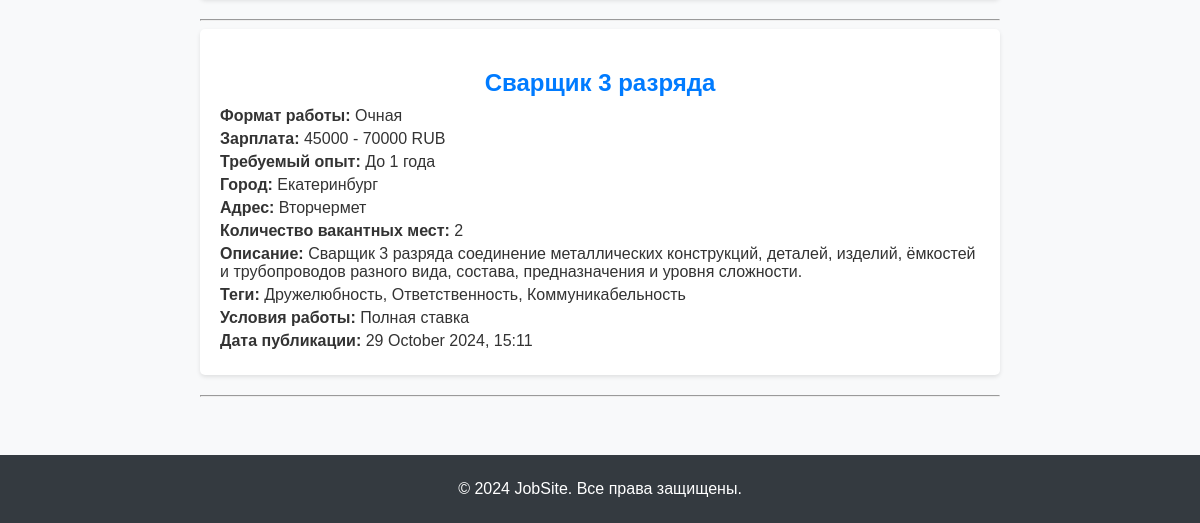
Page /test/vacancies/ (signed in, lower part) on the earlier database version.
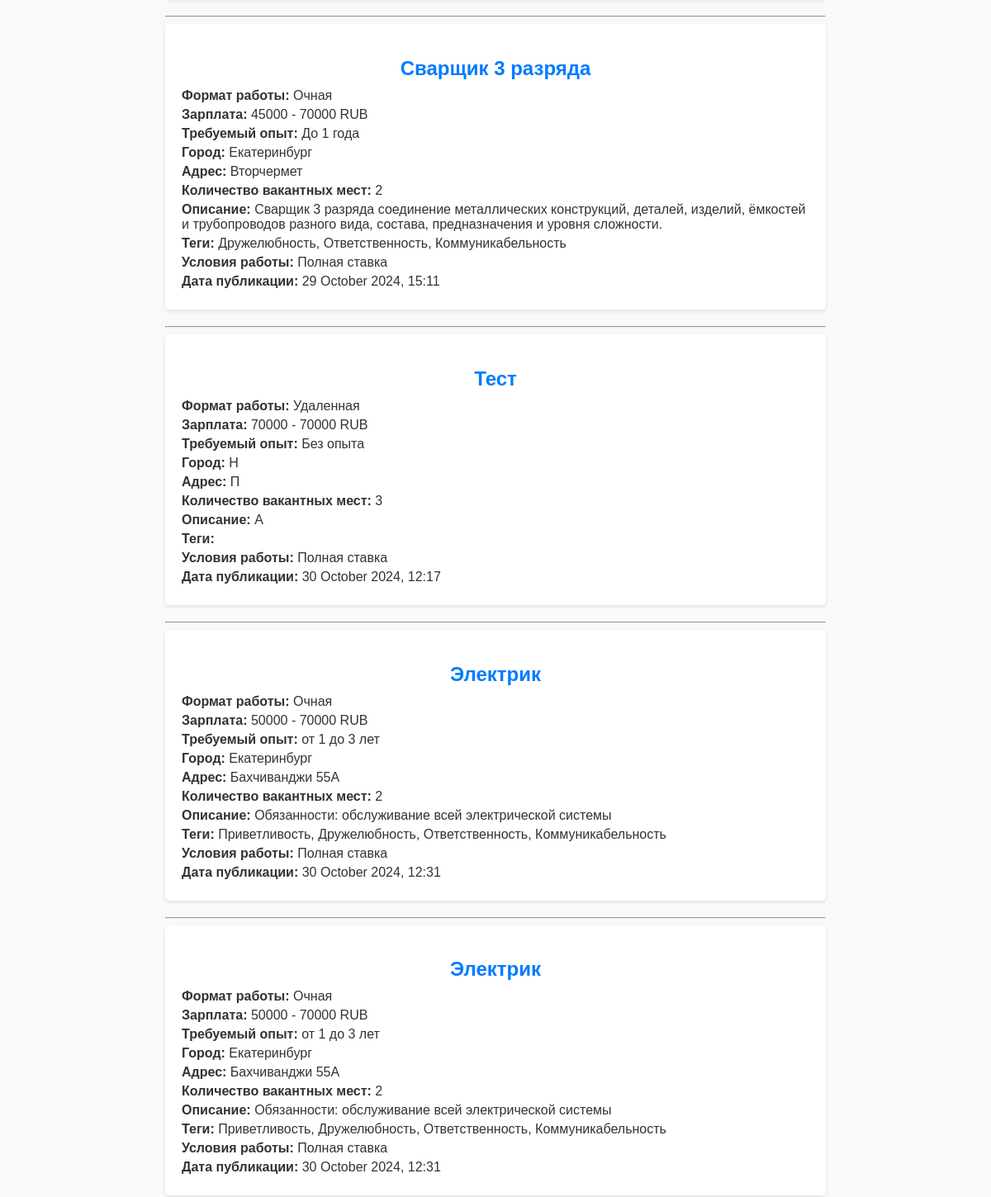
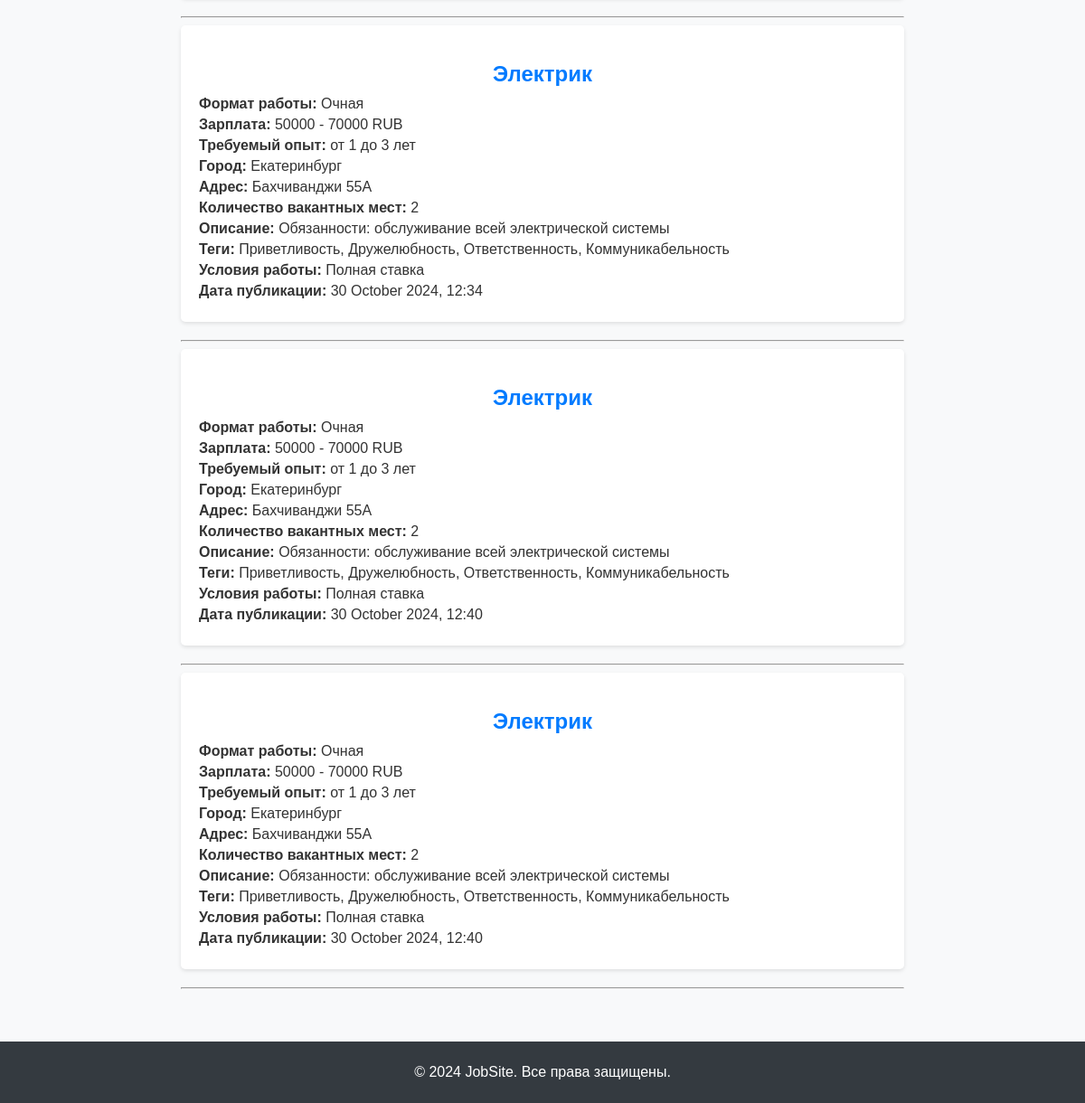
Same page on the later database version (2 pictures, top to bottom).
### api/models.py (models this page shows, shortened)
class Vacancy(models.Model):
    WORK_FORMAT_CHOICES = [
        ('remote', 'Удаленная'),
        ('hybrid', 'Гибридная'),
        ('onsite', 'Очная'),
    ]
    WORK_CONDITION_CHOICES = [
        ('full_time', 'Полная ставка'),
        ('part_time', 'Неполная ставка'),
        ('internship', 'Стажировка'),
        ('volunteering', 'Волонтерство'),
        ('one_time', 'Разовое задание'),
        ('project', 'Проектная работа'),
    ]
    CURRENCY_CHOICES = [
        ('RUB', 'RUB'),
        ('USD', 'USD'),
        ('EUR', 'EUR'),
    ]
    EXPERIENCE_CHOICES = [
        ('0', 'Без опыта'),
        ('1', 'До 1 года'),
        ('1-3', 'от 1 до 3 лет'),
        ('3-6', 'от 3 до 6 лет'),
        ('6', 'более 6 лет'),
    ]
    STATUS_CHOICES = [
        ('published', 'Опубликована'),
        ('archived', 'В архиве'),
        ('checking', 'На проверке'),
    ]
    title = models.CharField(max_length=255, verbose_name='Название')
    work_format = models.CharField(
        max_length=10,
        choices=WORK_FORMAT_CHOICES,
        default='onsite',
        verbose_name='Формат работы'
    )
    min_salary = models.PositiveIntegerField(verbose_name='Минимальная зарплата')
    max_salary = models.PositiveIntegerField(verbose_name='Максимальная зарплата')
    currency = models.CharField(
        max_length=3,
        choices=CURRENCY_CHOICES,
        default='RUB',
        verbose_name='Валюта'
    )
    experience = models.CharField(
        max_length=10,
        choices=EXPERIENCE_CHOICES,
        default='0',
        verbose_name='Опыт работы'
    )
    city = models.CharField(max_length=255, verbose_name='Город')
    address = models.CharField(max_length=255, verbose_name='Адрес')
    number_of_openings = models.PositiveIntegerField(verbose_name='Количество вакантных мест')
    description = models.TextField(verbose_name='Описание')
    tech_stack_tags = models.ManyToManyField('TechStackTag', blank=True, verbose_name='Навыки')
    work_condition_tags = models.CharField(
        max_length=20,
        choices=WORK_CONDITION_CHOICES,
        default='full_time',
        verbose_name='Условие работы'
    )
    publication_date = models.DateTimeField(auto_now_add=True, verbose_name='Дата публикации')
    status = models.CharField(
        max_length=10,
        choices=STATUS_CHOICES,
        default='published',
        verbose_name='Статус'
    )
    class Meta:
        verbose_name = 'Вакансия'
        verbose_name_plural = 'Вакансии'
    def formatted_publication_date(self):
        return self.publication_date.strftime('%d %B %Y, %H:%M')

class TechStackTag(models.Model):
    name = models.CharField(max_length=100, unique=True, verbose_name='Навык')
    class Meta:
        verbose_name = 'Навык'
        verbose_name_plural = 'Навыки'

### api/views.py (the view)
# urls.py: path('test/vacancies/', vacancy_list, name='vacancy_list'),
@login_required
def vacancy_list(request):
    vacancies = Vacancy.objects.filter(status='published')  # Фильтрация по статусу
    return render(request, 'vacancy_list.html', {'vacancies': vacancies})

### templates/vacancy_list.html (shortened to what this page needs)
{% extends 'base.html' %}
{% block content %}
    <div class="vacancy-list">
        {% for vacancy in vacancies %}
        <div class="vacancy-item">
            <h2>{{ vacancy.title }}</h2>
            <p><strong>Формат работы:</strong> {{ vacancy.get_work_format_display }}</p>
            <p><strong>Зарплата:</strong> {{ vacancy.min_salary }} - {{ vacancy.max_salary }} {{ vacancy.currency }}</p>
            <p><strong>Требуемый опыт:</strong> {{ vacancy.get_experience_display }}</p>
            <p><strong>Город:</strong> {{ vacancy.city }}</p>
            <p><strong>Адрес:</strong> {{ vacancy.address }}</p>
            <p><strong>Количество вакантных мест:</strong> {{ vacancy.number_of_openings }}</p>
            <p><strong>Описание:</strong> {{ vacancy.description }}</p>
            <p><strong>Теги:</strong>
                {% for tag in vacancy.tech_stack_tags.all %}
                    {{ tag.name }}{% if not forloop.last %}, {% endif %}
                {% endfor %}
            </p>
            <p><strong>Условия работы:</strong> {{ vacancy.get_work_condition_tags_display }}</p>
            <p><strong>Дата публикации:</strong> {{ vacancy.formatted_publication_date }}</p>
        </div>
        <hr>
        {% empty %}
        <p>Вакансий нет</p>
        {% endfor %}
    </div>
{% endblock %}

Differences in the rows shown:
added Vacancy: title "Тест", work_format "Удаленная", min_salary "70000", max_salary "70000", currency "RUB", experience "Без опыта", city "Н", address "П", number_of_openings "3", description "А", work_condition_tags "Полная ставка", formatted_publication_date "30 October 2024, 12:17"
added Vacancy: title "Электрик", work_format "Очная", min_salary "50000", max_salary "70000", currency "RUB", experience "от 1 до 3 лет", city "Екатеринбург", address "Бахчиванджи 55А", number_of_openings "2", description "Обязанности: обслуживание всей электрической системы", work_condition_tags "Полная ставка", formatted_publication_date "30 October 2024, 12:31", TechStackTag (name "Дружелюбность"), TechStackTag (name "Ответственность"), TechStackTag (name "Коммуникабельность")
now on this page (row unchanged): TechStackTag: name "Приветливость"
added Vacancy: title "Электрик", work_format "Очная", min_salary "50000", max_salary "70000", currency "RUB", experience "от 1 до 3 лет", city "Екатеринбург", address "Бахчиванджи 55А", number_of_openings "2", description "Обязанности: обслуживание всей электрической системы", work_condition_tags "Полная ставка", formatted_publication_date "30 October 2024, 12:31", TechStackTag (name "Дружелюбность"), TechStackTag (name "Ответственность"), TechStackTag (name "Коммуникабельность")
added Vacancy: title "Электрик", work_format "Очная", min_salary "50000", max_salary "70000", currency "RUB", experience "от 1 до 3 лет", city "Екатеринбург", address "Бахчиванджи 55А", number_of_openings "2", description "Обязанности: обслуживание всей электрической системы", work_condition_tags "Полная ставка", formatted_publication_date "30 October 2024, 12:34", TechStackTag (name "Дружелюбность"), TechStackTag (name "Ответственность"), TechStackTag (name "Коммуникабельность")
added Vacancy: title "Электрик", work_format "Очная", min_salary "50000", max_salary "70000", currency "RUB", experience "от 1 до 3 лет", city "Екатеринбург", address "Бахчиванджи 55А", number_of_openings "2", description "Обязанности: обслуживание всей электрической системы", work_condition_tags "Полная ставка", formatted_publication_date "30 October 2024, 12:40", TechStackTag (name "Дружелюбность"), TechStackTag (name "Ответственность"), TechStackTag (name "Коммуникабельность")
added Vacancy: title "Электрик", work_format "Очная", min_salary "50000", max_salary "70000", currency "RUB", experience "от 1 до 3 лет", city "Екатеринбург", address "Бахчиванджи 55А", number_of_openings "2", description "Обязанности: обслуживание всей электрической системы", work_condition_tags "Полная ставка", formatted_publication_date "30 October 2024, 12:40", TechStackTag (name "Дружелюбность"), TechStackTag (name "Ответственность"), TechStackTag (name "Коммуникабельность")
